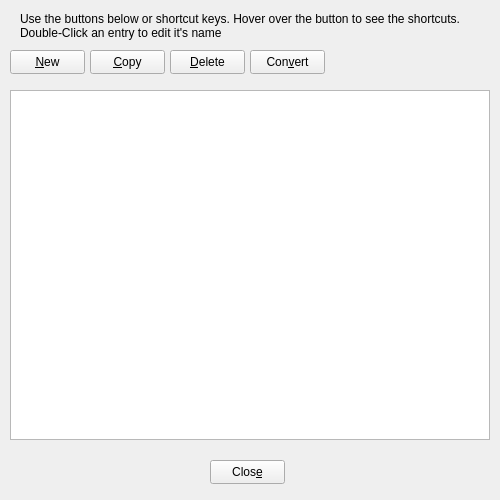
<?xml version="1.0" encoding="UTF-8"?>
<ui version="4.0">
 <class>Dialog</class>
 <widget class="QDialog" name="Dialog">
  <property name="geometry">
   <rect>
    <x>0</x>
    <y>0</y>
    <width>500</width>
    <height>500</height>
   </rect>
  </property>
  <property name="windowTitle">
   <string>Manage Trees</string>
  </property>
  <property name="windowIcon">
   <iconset resource="PoB.qrc">
    <normaloff>:/Art/Icons/tree--pencil.png</normaloff>:/Art/Icons/tree--pencil.png</iconset>
  </property>
  <widget class="QListWidget" name="list_Trees">
   <property name="geometry">
    <rect>
     <x>10</x>
     <y>90</y>
     <width>480</width>
     <height>350</height>
    </rect>
   </property>
   <property name="font">
    <font>
     <family>Noto Sans</family>
     <pointsize>10</pointsize>
    </font>
   </property>
   <property name="dragEnabled">
    <bool>true</bool>
   </property>
   <property name="dragDropMode">
    <enum>QAbstractItemView::InternalMove</enum>
   </property>
   <property name="defaultDropAction">
    <enum>Qt::MoveAction</enum>
   </property>
   <property name="alternatingRowColors">
    <bool>true</bool>
   </property>
   <property name="selectionMode">
    <enum>QAbstractItemView::ExtendedSelection</enum>
   </property>
   <property name="horizontalScrollMode">
    <enum>QAbstractItemView::ScrollPerPixel</enum>
   </property>
   <property name="currentRow">
    <number>-1</number>
   </property>
  </widget>
  <widget class="QPushButton" name="btnNew">
   <property name="geometry">
    <rect>
     <x>10</x>
     <y>50</y>
     <width>75</width>
     <height>24</height>
    </rect>
   </property>
   <property name="focusPolicy">
    <enum>Qt::NoFocus</enum>
   </property>
   <property name="toolTip">
    <string>New _VERSION tree.  (Ctrl-N)</string>
   </property>
   <property name="text">
    <string>&amp;New</string>
   </property>
   <property name="shortcut">
    <string>Ctrl+N</string>
   </property>
  </widget>
  <widget class="QLabel" name="label">
   <property name="geometry">
    <rect>
     <x>20</x>
     <y>10</y>
     <width>461</width>
     <height>31</height>
    </rect>
   </property>
   <property name="text">
    <string>Use the buttons below or shortcut keys. Hover over the button to see the shortcuts. Double-Click an entry to edit it's name</string>
   </property>
   <property name="wordWrap">
    <bool>true</bool>
   </property>
  </widget>
  <widget class="QPushButton" name="btnCopy">
   <property name="geometry">
    <rect>
     <x>90</x>
     <y>50</y>
     <width>75</width>
     <height>24</height>
    </rect>
   </property>
   <property name="focusPolicy">
    <enum>Qt::NoFocus</enum>
   </property>
   <property name="toolTip">
    <string>Copy selections. (Ctrl-C)</string>
   </property>
   <property name="text">
    <string>&amp;Copy</string>
   </property>
   <property name="shortcut">
    <string>Ctrl+C</string>
   </property>
  </widget>
  <widget class="QPushButton" name="btnDelete">
   <property name="geometry">
    <rect>
     <x>170</x>
     <y>50</y>
     <width>75</width>
     <height>24</height>
    </rect>
   </property>
   <property name="focusPolicy">
    <enum>Qt::NoFocus</enum>
   </property>
   <property name="toolTip">
    <string>Delete selections. Beware !!!! (Delete)</string>
   </property>
   <property name="text">
    <string>&amp;Delete</string>
   </property>
   <property name="shortcut">
    <string>Del</string>
   </property>
  </widget>
  <widget class="QPushButton" name="btnConvert">
   <property name="geometry">
    <rect>
     <x>250</x>
     <y>50</y>
     <width>75</width>
     <height>24</height>
    </rect>
   </property>
   <property name="focusPolicy">
    <enum>Qt::NoFocus</enum>
   </property>
   <property name="toolTip">
    <string>Convert selections to _VERSION. Convert will ignore Tree that are the current version</string>
   </property>
   <property name="text">
    <string>Con&amp;vert</string>
   </property>
  </widget>
  <widget class="QPushButton" name="btnClose">
   <property name="geometry">
    <rect>
     <x>210</x>
     <y>460</y>
     <width>75</width>
     <height>24</height>
    </rect>
   </property>
   <property name="focusPolicy">
    <enum>Qt::NoFocus</enum>
   </property>
   <property name="text">
    <string>Clos&amp;e</string>
   </property>
  </widget>
 </widget>
 <tabstops>
  <tabstop>list_Trees</tabstop>
  <tabstop>btnCopy</tabstop>
  <tabstop>btnDelete</tabstop>
  <tabstop>btnConvert</tabstop>
 </tabstops>
 <resources>
  <include location="PoB.qrc"/>
 </resources>
 <connections/>
</ui>
